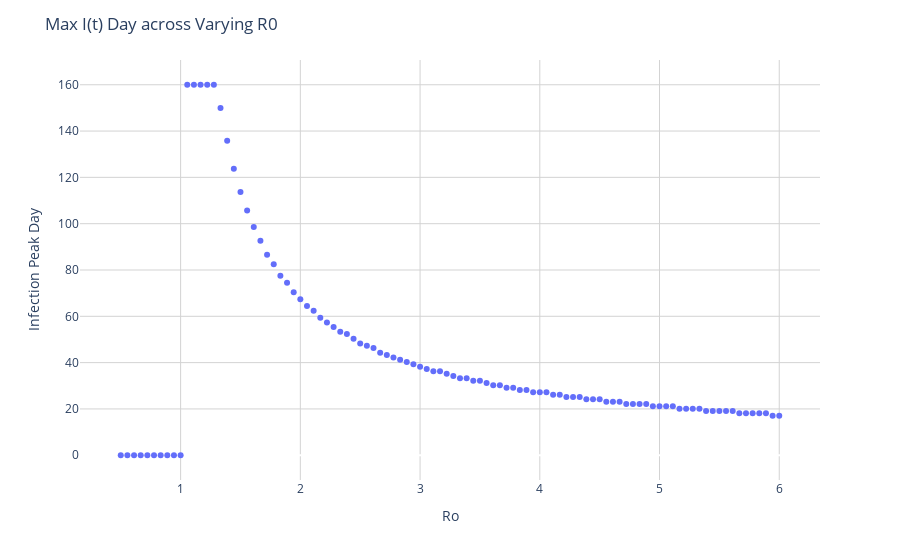

Here is the notebook cell this chart was saved with:
### Code cell
# plotting 
fig = px.scatter(betas_df, x='ro', y='peak_day')

fig.update_layout(
    xaxis_title = 'Ro',
    yaxis_title = 'Infection Peak Day',
    plot_bgcolor = 'white',
    xaxis=dict(showgrid=True, gridcolor='lightgray'),
    yaxis=dict(showgrid=True, gridcolor='lightgray'),
    title = 'Max I(t) Day across Varying R0'
)

fig.update_traces(marker=dict(size=6))

fig.show()

### Figure 1 — Plotly figure (JSON) as saved in the notebook; plotly's stock layout.template omitted (floating-point values rounded to 4 significant figures)
{"data": [{"hovertemplate": "ro=%{x}<br>peak_day=%{y}<extra></extra>", "legendgroup": "", "marker": {"color": "#636efa", "size": 6, "symbol": "circle"}, "mode": "markers", "name": "", "orientation": "v", "showlegend": false, "type": "scatter", "x": [0.5, 0.5556, 0.6111, 0.6667, 0.7222, 0.7778, 0.8333, 0.8889, 0.9444, 1.0, 1.056, 1.111, 1.167, 1.222, 1.278, 1.333, 1.389, 1.444, 1.5, 1.556, 1.611, 1.667, 1.722, 1.778, 1.833, 1.889, 1.944, 2.0, 2.056, 2.111, 2.167, 2.222, 2.278, 2.333, 2.389, 2.444, 2.5, 2.556, 2.611, 2.667, 2.722, 2.778, 2.833, 2.889, 2.944, 3.0, 3.056, 3.111, 3.167, 3.222, 3.278, 3.333, 3.389, 3.444, 3.5, 3.556, 3.611, 3.667, 3.722, 3.778, 3.833, 3.889, 3.944, 4.0, 4.056, 4.111, 4.167, 4.222, 4.278, 4.333, 4.389, 4.444, 4.5, 4.556, 4.611, 4.667, 4.722, 4.778, 4.833, 4.889, 4.944, 5.0, 5.056, 5.111, 5.167, 5.222, 5.278, 5.333, 5.389, 5.444, 5.5, 5.556, 5.611, 5.667, 5.722, 5.778, 5.833, 5.889, 5.944, 6.0], "xaxis": "x", "y": [0.0, 0.0, 0.0, 0.0, 0.0, 0.0, 0.0, 0.0, 0.0, 0.0, 160.0, 160.0, 160.0, 160.0, 160.0, 149.9, 135.8, 123.8, 113.7, 105.7, 98.62, 92.58, 86.54, 82.52, 77.48, 74.47, 70.44, 67.42, 64.4, 62.39, 59.37, 57.36, 55.35, 53.33, 52.33, 50.31, 48.3, 47.3, 46.29, 44.28, 43.27, 42.26, 41.26, 40.25, 39.25, 38.24, 37.23, 36.23, 36.23, 35.22, 34.21, 33.21, 33.21, 32.2, 32.2, 31.19, 30.19, 30.19, 29.18, 29.18, 28.18, 28.18, 27.17, 27.17, 27.17, 26.16, 26.16, 25.16, 25.16, 25.16, 24.15, 24.15, 24.15, 23.14, 23.14, 23.14, 22.14, 22.14, 22.14, 22.14, 21.13, 21.13, 21.13, 21.13, 20.13, 20.13, 20.13, 20.13, 19.12, 19.12, 19.12, 19.12, 19.12, 18.11, 18.11, 18.11, 18.11, 18.11, 17.11, 17.11], "yaxis": "y"}], "layout": {"legend": {"tracegroupgap": 0}, "margin": {"t": 60}, "plot_bgcolor": "white", "title": {"text": "Max I(t) Day across Varying R0"}, "xaxis": {"anchor": "y", "domain": [0, 1], "gridcolor": "lightgray", "showgrid": true, "title": {"text": "Ro"}}, "yaxis": {"anchor": "x", "domain": [0, 1], "gridcolor": "lightgray", "showgrid": true, "title": {"text": "Infection Peak Day"}}}}
